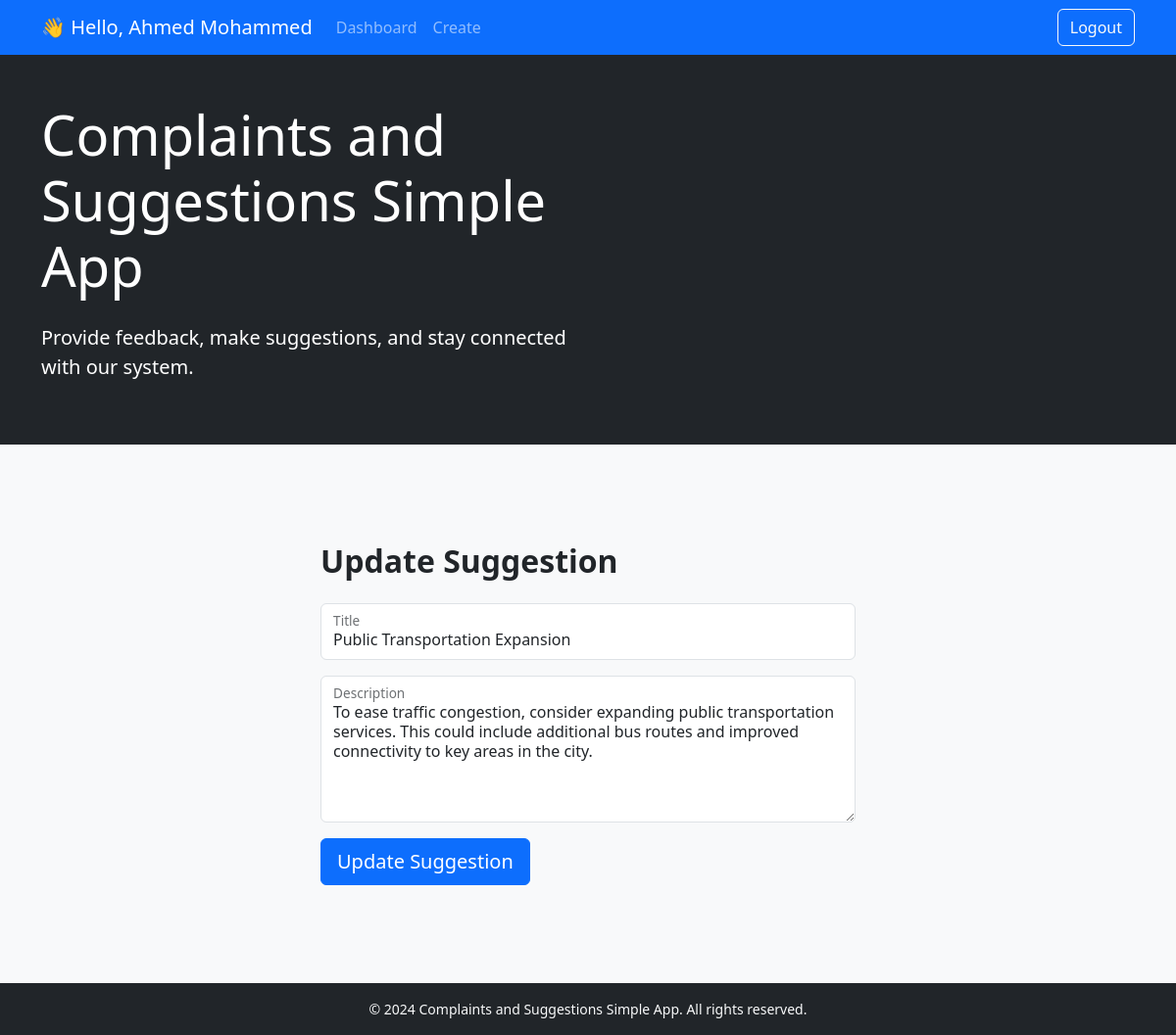
/src/templates/pages/update-suggestion.php?id=4 (signed in), run on the app's committed database.
### tables this page shows
CREATE TABLE `users` (
  `id` int(11) NOT NULL,
  `username` varchar(255) NOT NULL,
  `full_name` varchar(255) NOT NULL,
  `password` varchar(255) NOT NULL,
  `user_type` enum('admin','user') NOT NULL DEFAULT 'user'
);

CREATE TABLE `suggestions` (
  `id` int(11) NOT NULL,
  `user_id` int(11) NOT NULL,
  `title` varchar(255) NOT NULL,
  `description` text NOT NULL,
  `status` tinyint(4) NOT NULL DEFAULT 0,
  `feedback` varchar(500) DEFAULT NULL
);

### src/core/functions.php (called while the page is built, shortened)
<?php
function getUserId()
{
    return $_SESSION['user_id'];
}
function getUserType()
{
    return $_SESSION['user_type'];
}
function getFullNameById($user_id, $mysqli)
{
    try {
        $query = "SELECT `full_name` FROM `users` WHERE `id` = ?";
        $stmt = $mysqli->prepare($query);
        $stmt->bind_param('i', $user_id);
        $stmt->execute();
        $result = $stmt->get_result();
        $user = $result->fetch_assoc();
        if ($user) {
            return $user['full_name'];
        } else {
            return "User not found";
        }
    } catch (mysqli_sql_exception $e) {
        die("Error: " . $e->getMessage());
    }
}
function getSuggestion($id, $mysqli)
{
    try {
        $stmt = $mysqli->prepare("SELECT * FROM `suggestions` WHERE `id` = ? ORDER BY `id` DESC");
        $stmt->bind_param('i', $id);
        $stmt->execute();
        $result = $stmt->get_result();
        $suggestion = $result->fetch_assoc();
        return $suggestion;
    } catch (mysqli_sql_exception $e) {
        die("Error: " . $e->getMessage());
    }
}

### src/templates/pages/update-suggestion.php (the view, shortened to what this page needs)
<?php
require_once '../../config.php';
$suggestion_id = $_GET['id'];
?>
<!DOCTYPE html>
<html lang="en">
<head>
    <?php include_once INC_DIR . 'headInclude.php' ?>
</head>
<body class="bg-light">
    <div class="mb-4">
        <?php
        $navbar = true;
        include(TEMPLATES_DIR . 'components/header.php');
        ?>
        <div class="container">
            <div class="row justify-content-center align-items-center" style="margin-top: 100px; margin-bottom: 100px;">
                <div class="col-md-6">
                    <h2 class="mb-4 fw-bold" style="max-width: 80%;">Update Suggestion</h2>
                    <form method="post" action="core/operations.php">
                        <?php $suggestion = getSuggestion($suggestion_id, $mysqli); ?>
                        <div class="input-group mb-3">
                            <div class="form-floating">
                                <input type="text" class="form-control rounded-2" id="title" placeholder="Title" name="suggestion_title" value="<?php echo $suggestion['title']; ?>" required>
                                <label for="title">Title</label>
                            </div>
                        </div>
                        <div class="mb-3">
                            <div class="form-floating">
                                <textarea class="form-control" id="description" name="suggestion_description" placeholder="Enter description" rows="5" style="min-height: 150px;" required><?php echo $suggestion['description']; ?></textarea>
                                <label for="description">Description</label>
                            </div>
                        </div>
                        <button type="submit" class="btn btn-primary btn-lg btn-block rounded-2">Update Suggestion</button>
                    </form>
                </div>
            </div>
        </div>
    </div>
</body>
</html>

### src/templates/components/navbar.php (shortened to what this page needs)
<?php
if ($navbar) :
    $user_id = getUserId();
?>
    <nav class="navbar sticky-top navbar-expand-lg navbar-dark bg-primary">
        <div class="container">
            <span class="navbar-brand text-capitalize"><?php echo '👋 Hello, ' . getFullNameById($user_id, $mysqli); ?></span>
            <div class="collapse navbar-collapse" id="navbarNavAltMarkup">
                <div class="navbar-nav">
                    <a class="nav-link" href="index.php">Dashboard</a>
                    <?php if (getUserType() == 'user') : ?>
                        <a class="nav-link"  href="templates/pages/create.php">Create</a>
                    <?php endif; ?>
                </div>
                <div class="navbar-nav ms-auto">
                    <a class="btn btn-outline-light" href="logout.php">Logout</a>
                </div>
            </div>
        </div>
    </nav>
<?php endif; ?>

### data on the page
users: full_name "Ahmed Mohammed"
suggestions: suggestion_title "Public Transportation Expansion", suggestion_description "To ease traffic congestion, consider expanding public transportation services. This could include additional bus routes and improved connectivity to key areas in the city."
